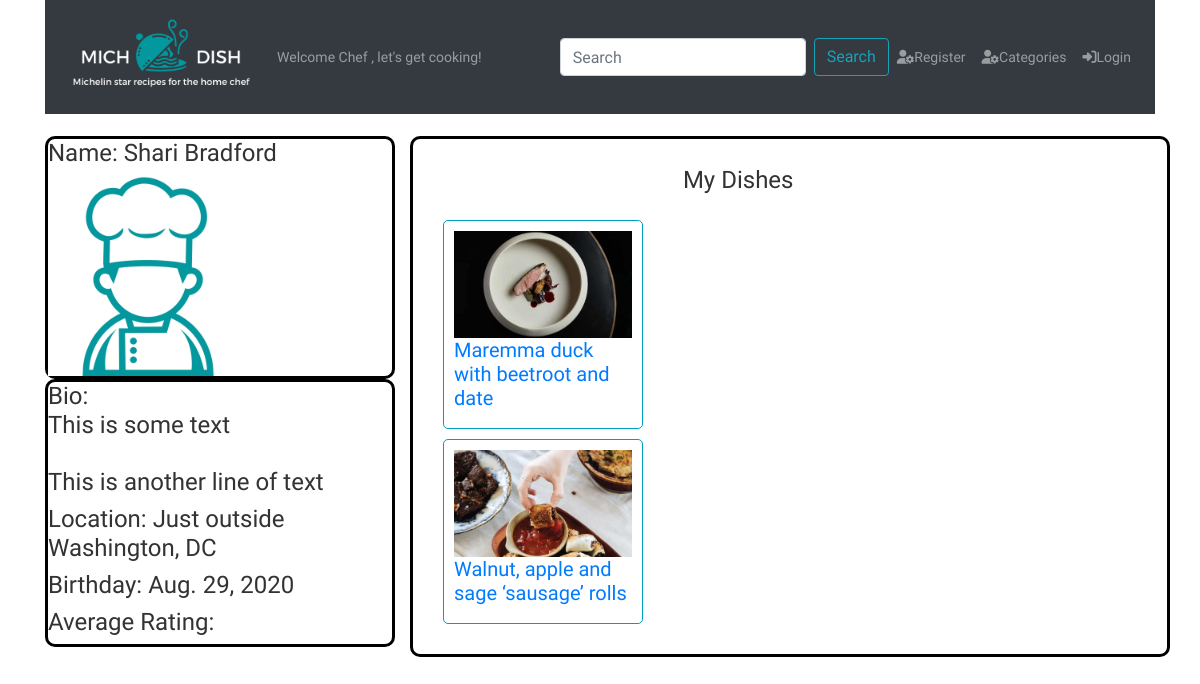
The app's page /registration/1, older data.
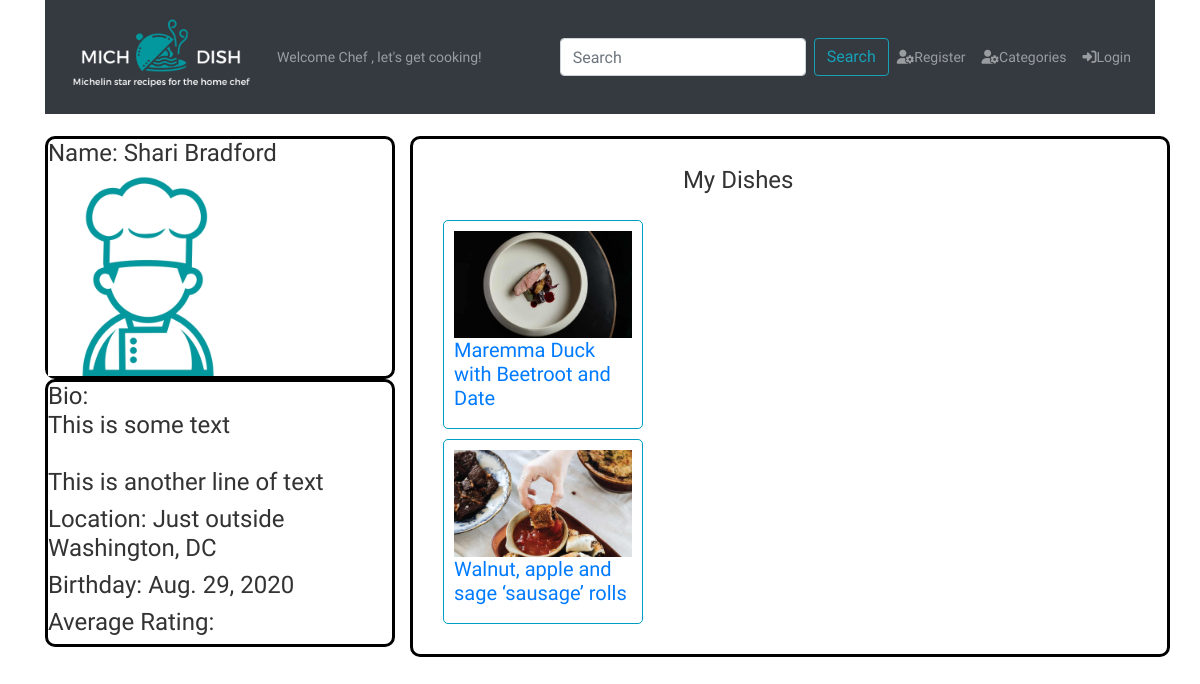
The same page, newer data.
### dish/models.py (models this page shows, shortened)
class UserProfile(models.Model):
    profile_pic = models.ImageField(
        upload_to= user_directory_path,
        default= 'users/blank-user.jpg',
        blank=True,
        null=True,
        )
    bio = models.TextField(blank=True, help_text="Tell us about yourself, chef!")
    user = models.OneToOneField(User, related_name='profile', on_delete=models.CASCADE)
    location = models.CharField(max_length=50)
    birthday = models.DateField(blank=True, null=True)
    created_at = models.DateField(auto_now_add=True)
    updated_at = models.DateField(auto_now=True)

class Dish(models.Model):
    title = models.CharField(max_length=255)
    recipe = models.TextField(help_text="Instructions for how to make the dish.")
    description = models.TextField(blank=True, help_text="Describe the dish, its history and why you were inspired to make it.")
    ingredients = models.TextField(help_text="Add each ingredient on a new line.")
    prep_time = models.IntegerField(help_text="Prep time in minutes.")
    cook_time = models.IntegerField(help_text="Cook time in minutes.")
    servings = models.IntegerField()
    profile_pic = models.ImageField(
        upload_to=dish_directory_path,
        default= 'dishes/blank-dish.jpg',
        blank=True,
        null=True,
        )
    categories = models.ManyToManyField(Category, related_name='dishes', help_text="Select all categories that apply.")
    poster = models.ForeignKey(User, related_name='user_dishes', on_delete=models.CASCADE)
    user_likes = models.ManyToManyField(User, related_name='liked_dishes')
    created_at = models.DateField(auto_now_add=True)
    updated_at = models.DateField(auto_now=True)

### accounts/views.py (the view)
# urls.py: path('<int:profiled_user_id>', views.user_profile, name="user_profile"),
def user_profile(request,profiled_user_id):
    profiled_user = User.objects.get(id=profiled_user_id)
    location = profiled_user.profile.location or ''
    context = {
        'user': request.user,
        'profiled_user': profiled_user,
        'location': location,
    }
    return render(request, 'registration/user-profile.html', context)

### accounts/templates/registration/user-profile.html (shortened to what this page needs)
{% extends 'dish/base.html' %}
{% load static %}
{% block css %}
<link rel="stylesheet" href="{% static 'accounts/user-profile.css' %}">
{% endblock css %}
{% block profile %}
{% if user.is_authenticated %}
{% if user.id == profiled_user.id %}
{% else %}
<a href="{% url 'accounts:user_profile' profiled_user_id=user.id %}" class="nav-link"><i
        class="fas fa-user-cog"></i>Profile</a>
{% endif %}
{% else %}
<a href="{% url 'accounts:signup' %}" class="nav-link"><i class="fas fa-user-cog"></i>Register</a>
{% endif %}
{% endblock profile %}
{% block login %}
{% if user.is_authenticated %}
<a href="{% url 'logout' %}" class="nav-link"><i class="fas fa-sign-out-alt"></i>Logout</a>
{% else %}
<a href="{% url 'login' %}" class="nav-link"><i class="fas fa-sign-in-alt"></i>Login</a>
{% endif %}
{% endblock login %}
{% block content %}
<div id="main-content">
    <div class="row" id="newPost">
        <div class="col-4">
            <div id="profilePic">
                <h4>Name: {{ profiled_user.first_name }} {{ profiled_user.last_name }}</h4>
                <img src="{{ profiled_user.profile.profile_pic.url }}" alt="User Profile Picture">
            </div>
            <div id="userInfo">
                <h4>Bio: <div class="bio">{{ profiled_user.profile.bio }}</div>
                </h4>
                <h4>Location: {{ profiled_user.profile.location }}</h4>
                <h4>Birthday: {{ profiled_user.profile.birthday }}</h4>
                <h4>Average Rating: {{ user_average_rating }}</h4>
            </div>
        </div>
        <div class="dishes col-8">
            <div class="row" id="header">
                <h4>My Dishes</h4>
            </div>
            <div id="dishes">
            {% for dish in profiled_user.user_dishes.all %}
            <div class="dish" id="{{ dish.name }}" data-id="{{ dish.id }}">
                <a href="/dish/{{ dish.id }}">
                    <img src="{{ dish.profile_pic.url }}" alt="Picture of category {{ dish.name }}">
                    <h5>{{ dish.title }}</h5>
                </a>
            </div>
            {% endfor %}
        </div>
    </div>
</div>
{% endblock %}

### dish/templates/dish/base.html (shortened to what this page needs)
<!DOCTYPE html>
<html lang="en">
<head>
    {% load static %}
    <link rel="stylesheet" href="https://stackpath.bootstrapcdn.com/bootstrap/4.5.0/css/bootstrap.min.css">
    <link rel="stylesheet" href="{% static 'dish/css/style.css' %}">
    {% block css %} {% endblock css %}
</head>
<body>
    <div class="container main">
        <nav class="navbar navbar-expand-md navbar-dark bg-dark ">
            <a class="navbar-brand mb-2" href="{% url 'dish:index' %}" title="Michelin star recipes for the home chef">
                <img src="{% static 'dish/logo_tagline.png' %}" width="200px" alt="Mich Dish Logo">
            </a>
            <span class="navbar-text">
                Welcome Chef{% block greeting %} {{ user.first_name }}{% endblock greeting %}, let's get cooking!
            </span>
            <div class="collapse navbar-collapse d-flex justify-content-end" id="navbarNav">
                <form method="GET" action="." class="search-form form-inline my-2 my-lg-0">
                    <input class="form-control mr-sm-2" type="search" name="q" placeholder="Search" aria-label="Search">
                    <button class="btn btn-outline-info my-2 my-sm-0" type="submit">Search</button>
                </form>
                <ul class="navbar-nav">
                    <li class="nav-item">
                        {% block profile %}{% endblock profile %}
                    </li>
                    <li class="nav-item">
                        {% block categories %}
                        <a href="/category" class="nav-link"><i class="fas fa-user-cog"></i>Categories</a>
                        {% endblock categories %}
                    </li>
                    <li class="nav-item">
                        {% block login %}{% endblock login %}
                    </li>
                </ul>
            </div>
        </nav>
        <div class="content">
            {% block content %}
            {% endblock %}
        </div>
    </div>
</body>
</html>

### dish/static/dish/css/style.css (style rules this page uses)
* { box-sizing: border-box; }
body { margin: 0; padding: 0; font-size: 14px; font-family: "Roboto","Lucida Grande","DejaVu Sans","Bitstream Vera Sans",Verdana,Arial,sans-serif; color: #333; background: #fff; }

### accounts/static/accounts/user-profile.css (style rules this page uses)
#main-content { padding-top: 2%; }
.dishes { width: 250px; padding: 20px; display: flex; flex-wrap: wrap; }
.dish { width: 200px; padding: 10px; margin: 10px; border: 1px solid #009EC3; border-radius: 5px; color: #009EC3 }
.dish > a { display: flex; flex-direction: column; align-items: center; justify-content: center; }
.dish img { width: 100%; }
#profilePic img { max-width: 100%; max-height: 200px; }
#profilePic { border: black 3px solid; border-radius: 10px; }
#userInfo { border: black 3px solid; border-radius: 10px; }
#header { width: 66%; display: flex; margin-left: 20%; padding: 1% 15%; }
.dishes { border: 3px solid black; border-radius: 10px; }
.bio { white-space: pre-line; }

Row changes from the older to the newer data that the page shows:
changed Dish: title "Maremma duck with beetroot and date" → "Maremma Duck with Beetroot and Date"
